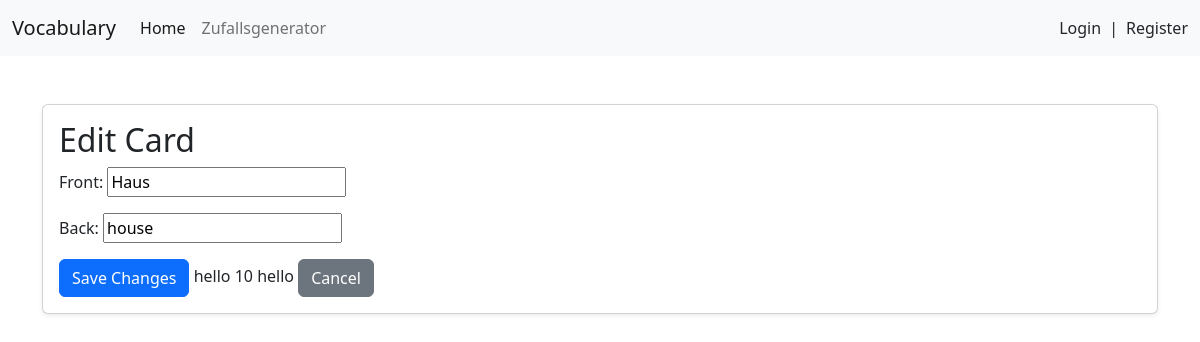
The app's page /stack/10/card/15/edit/ with its own data.
### vocab/models.py (models this page shows, shortened)
class Card(models.Model):
    front = models.CharField(max_length=1000)
    back = models.CharField(max_length=1000)
    user = models.ForeignKey(User, on_delete=models.CASCADE)
    stack = models.ForeignKey(
        Stack, on_delete=models.CASCADE, related_name='cards')
    created_at = models.DateTimeField(default=timezone.now)  # Timestamp field
    correct_answers = models.PositiveIntegerField(default=0)
    incorrect_answers = models.PositiveIntegerField(default=0)
    quiz_results = models.TextField(default='')
    last_quiz_timestamp = models.DateTimeField(blank=True, null=True)  # Timestamp of the last quiz

class Stack(models.Model):
    name = models.CharField(max_length=255)
    user = models.ForeignKey(User, on_delete=models.CASCADE)
    created_at = models.DateTimeField(auto_now_add=True)  # Timestamp field
    last_quiz_timestamp = models.DateTimeField(null=True, blank=True)  # Add this field

### vocab/views.py (the view, shortened to what this page needs)
class EditCardView(UpdateView):
    model = Card
    fields = ['front', 'back']  # Adjust fields according to your model
    template_name = 'vocab/edit_card.html'
    def get_context_data(self, **kwargs):
        context = super().get_context_data(**kwargs)
        context['stack'] = self.object.stack
        return context

### vocab/templates/vocab/edit_card.html (shortened to what this page needs)
{% extends 'profiles/base.html' %}
{% block content %}
<div class="container mt-5">
    <div class="card shadow-sm">
        <div class="card-body">
            <h2 class="card-title">Edit Card</h2>
            <form method="post">
                {{ form.as_p }}
                <button type="submit" class="btn btn-primary">Save Changes</button>
                hello
                {{stack.id}}
                hello
                <a href="{% url 'vocab:stack_detail' stack.id %}" class="btn btn-secondary">Cancel</a>
            </form>
        </div>
    </div>
</div>
{% endblock %}

### records on screen
Card: front "Haus", back "house"
Stack: id "10"
